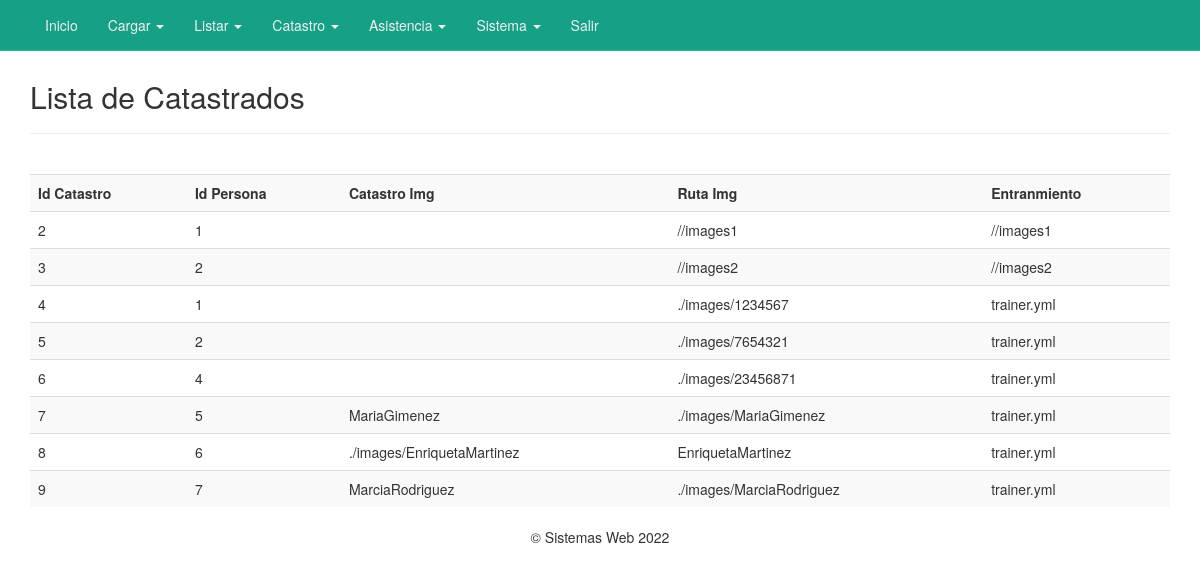
The app's page /listCatastro.php (signed in) with its own data.
### tables this page shows
CREATE TABLE `catastro` (
  `id_cat` int(11) NOT NULL AUTO_INCREMENT,
  `id_pers` int(11) DEFAULT NULL,
  `cat_img` blob,
  `cat_ruta_img` varchar(250) DEFAULT NULL,
  `cat_ruta_entre` varchar(250) DEFAULT NULL,
  PRIMARY KEY (`id_cat`),
  KEY `id_pers` (`id_pers`),
  CONSTRAINT `catastro_ibfk_1` FOREIGN KEY (`id_pers`) REFERENCES `personas` (`id_pers`) ON DELETE NO ACTION ON UPDATE NO ACTION
);

### listCatastro.php (the view, shortened to what this page needs)
<?php
include("conexion.php");
?>
<!DOCTYPE html>
<html lang="es">
<head>
	<link href="css/bootstrap.min.css" rel="stylesheet">
	<link href="css/style_nav.css" rel="stylesheet">
</head>
<body>
	<nav class="navbar navbar-default navbar-fixed-top">
		<?php include('nav.php');?>
	</nav>
	<div class="container">
		<div class="content">
			<h2>Lista de Catastrados</h2>
			<hr />
			<br />
			<div class="table-responsive">
			<table class="table table-striped table-hover">
				<tr>
                    <th>Id Catastro</th>
					<th>Id Persona</th>
					<th>Catastro Img</th>
					<th>Ruta Img</th>
					<th>Entranmiento</th>
				</tr>
				<?php
				$sql = mysqli_query($con, "SELECT * FROM catastro ORDER BY id_cat ASC");
				if(mysqli_num_rows($sql) == 0){
					echo '<tr><td colspan="8">No hay datos.</td></tr>';
				}else{
					while($row = mysqli_fetch_assoc($sql)){
						echo '
						<tr>
							<td>'.$row['id_cat'].'</td>
							<td>'.$row['id_pers'].'</td>
							<td>'.$row['cat_img'].'</td>
							<td>'.$row['cat_ruta_img'].'</td>
							<td>'.$row['cat_ruta_entre'].'</td>
						</tr>
						';
					}
				}
				?>
			</table>
			</div>
		</div>
	</div><center>
	<p>&copy; Sistemas Web <?php echo date("Y");?></p
		</center>
</body>
</html>

### css/style_nav.css (style rules this page uses)
.navbar-default { background-color: #16a085; border-color: #1abc9c; }

### listCatastro.php (style rules this page uses)
.content { margin-top: 80px; }

### records on screen
catastro: id_cat "2", id_pers "1", cat_ruta_img "//images1", cat_ruta_entre "//images1"
catastro: id_cat "3", id_pers "2", cat_ruta_img "//images2", cat_ruta_entre "//images2"
catastro: id_cat "4", id_pers "1", cat_ruta_img "./images/1234567", cat_ruta_entre "trainer.yml"
catastro: id_cat "5", id_pers "2", cat_ruta_img "./images/7654321", cat_ruta_entre "trainer.yml"
catastro: id_cat "6", id_pers "4", cat_ruta_img "./images/23456871", cat_ruta_entre "trainer.yml"
catastro: id_cat "7", id_pers "5", cat_img "MariaGimenez", cat_ruta_img "./images/MariaGimenez", cat_ruta_entre "trainer.yml"
catastro: id_cat "8", id_pers "6", cat_img "./images/EnriquetaMartinez", cat_ruta_img "EnriquetaMartinez", cat_ruta_entre "trainer.yml"
catastro: id_cat "9", id_pers "7", cat_img "MarciaRodriguez", cat_ruta_img "./images/MarciaRodriguez", cat_ruta_entre "trainer.yml"
